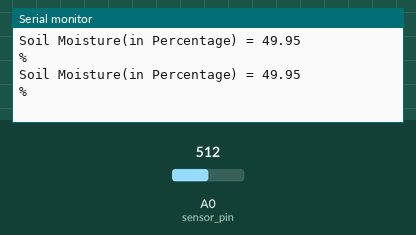
The sketch below on a simulated Arduino Uno, built with avr-gcc and run on an emulated ATmega328P. On the bench: the last lines printed to the serial monitor. The inputs (shaded band) are chosen by the test bench; at power-on: A0 (sensor_pin) = 512.

Above: at 1.8 s.
1.9 s: A0 (sensor_pin) set to 716
At 2.7 s:
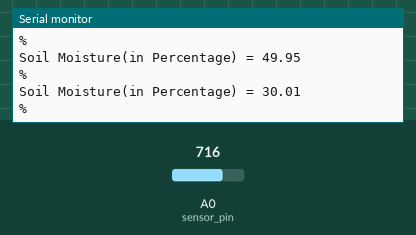
3.4 s: A0 (sensor_pin) set to 900
At 4.8 s:
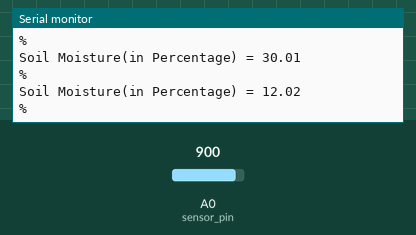
Timing chart, 0 to 6.4 s (numbered marks = the images above; inputs shaded):
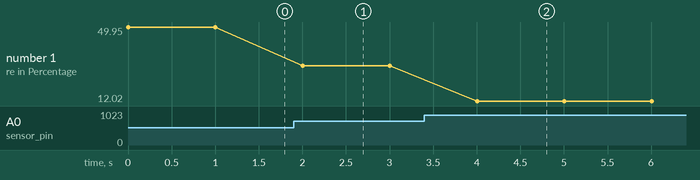

The sketch:

soil.ino
```cpp
const int sensor_pin = A0;

void setup() {
  Serial.begin(9600);
}

void loop() {
  float moisture_percentage;

  moisture_percentage = ( 100.00 - ((analogRead(sensor_pin)/1023.00) * 100.00) );

  Serial.print("Soil Moisture(in Percentage) = ");
  Serial.println(moisture_percentage);
  Serial.println("%");

  delay(1000);
}
```

Measured:
- after the input at 1.9 s, the serial monitor: prints a new line after 0.10 s (image 1)
- after the input at 3.4 s, the serial monitor: prints a new line after 0.60 s (image 2)
- plotted number 1: 49.95 → 30.01 after the input at 1.9 s, 30.01 → 12.02 after the input at 3.4 s
